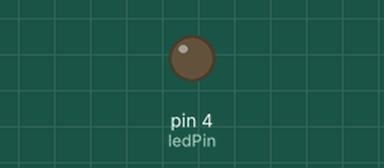
This sketch was run on a simulated Arduino Uno, built with avr-gcc and run on an emulated ATmega328P. Parts: output pins drawn as LEDs (lit = HIGH).

Above: at 6.4 s.
At 19.2 s:
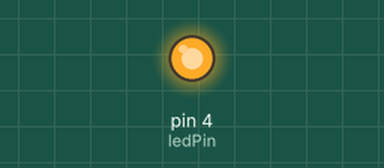
Timing chart, 0 to 33.3 s (numbered marks = the images above):
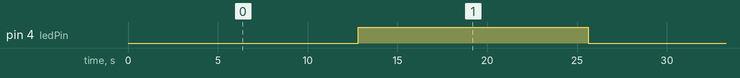

The sketch:

07_I2C_LCD.ino
```cpp
#define ledPin 4

void setup() {
  pinMode(ledPin, OUTPUT);
}

void loop() {
  int dutyCycle=0;

  for(dutyCycle=0 ; dutyCycle<=255 ; dutyCycle+=1 ){
    analogWrite(ledPin,dutyCycle );
    delay(100);
  }

}
```

Measured:
- by itself, pin 4 (ledPin): alternates HIGH for 12.8 s and LOW for 12.8 s
